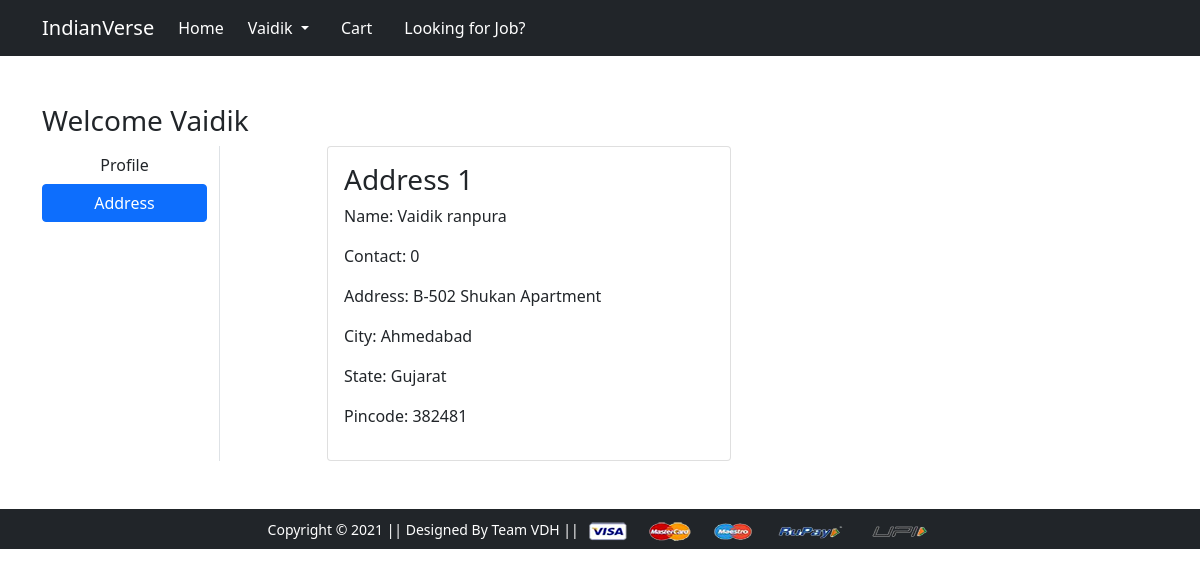
Screenshot of /address/ (signed in) with the database file from the repository.
### app/models.py (models this page shows, shortened)
class Customer(models.Model):
    user = models.ForeignKey(User, on_delete=models.CASCADE)
    name=models.CharField(max_length=50)
    email=models.EmailField()
    city=models.CharField(max_length=50)
    zipcode=models.IntegerField()
    contact=models.IntegerField(default=0)
    state=models.CharField(choices=STATE_CHOICES,max_length=50)
    address=models.CharField(default="",max_length=300)

### app/views.py (the view)
# urls.py: path('address/', views.address, name='address'),
def address(request):
 add = Customer.objects.filter(user=request.user)
 return render(request, 'app/address.html',{'add':add,'active':'btn-primary'})

### app/templates/app/address.html (shortened to what this page needs)
{% extends 'app/base.html' %}
{% load static %}
{% block main-content %}
<div class="container my-5">
 <div class="row">
 <h3>Welcome <span class="text-capitalize">{{request.user}}</span></h3>
  <div class="col-sm-2 border-end">
   <ul class="list-unstyled">
    <li class="d-grid"><a href="{% url 'profile' %}" class="btn">Profile</a></li>
    <li class="d-grid"><a href="{% url 'address' %}" class="btn {{active}}">Address</a></li>
   </ul>
  </div>
  <div class="col-sm-9 offset-sm-1">
   <div class="row">
    {% for a in add %}
    <div class="col-sm-6">
     <div class="card">
      <div class="card-body">
       <h3>Address {{forloop.counter}}</h3>
       <p>Name: {{a.name}}</p>
       <p>Contact: {{a.contact}}</p>
       <p>Address: {{a.address}}</p>
       <p>City: {{a.city}}</p>
       <p>State: {{a.state}}</p>
       <p>Pincode: {{a.zipcode}}</p>
      </div>
     </div>
    </div>
   {% endfor %}
      </div>
    </div>
 </div>
</div>
{% endblock main-content %}

### app/templates/app/base.html (shortened to what this page needs)
<!doctype html>
{% load static %}
<html lang="en">
  <head>
    <link href="https://cdn.jsdelivr.net/npm/bootstrap@5.0.0-beta1/dist/css/bootstrap.min.css" rel="stylesheet">
    <link rel="stylesheet" href="{% static 'app/css/owl.carousel.min.css' %}">
    <link rel="stylesheet" href="{% static 'app/css/all.min.css' %}">
    <link rel="stylesheet" href="{% static 'app/css/style.css' %}">
  </head>
  <body>
    <nav class="navbar navbar-expand-lg navbar-dark bg-dark">
     <div class="container">
       <a class="navbar-brand" href="/">IndianVerse</a>
       <div class="collapse navbar-collapse" id="navbarSupportedContent">
         <ul class="navbar-nav me-auto mb-2 mb-lg-0">
           <li class="nav-item">
             <a class="nav-link active" aria-current="page" href="/">Home</a>
           </li>
         <div>
          <ul class="navbar-nav me-auto mb-2 mb-lg-0">
          {% if request.user.is_authenticated %}
           <li class="nav-item dropdown mx-2">
              <a class="nav-link dropdown-toggle text-white" href="#" id="profileDropdown" role="button" data-bs-toggle="dropdown" aria-expanded="false">
                <span class="text-capitalize">{{request.user}}</span>
              </a>
            </li>
            <li class="nav-item mx-2">
             <a href="{% url 'show_cart' %}" class="nav-link text-white"> Cart </a>
            </li>
             <li class="nav-item mx-2">
              <a href="{% url 'job' %}" class="nav-link text-white"> Looking for Job? </a>
            </li>
            {% endif %}
          </ul>
         </div>
       </div>
     </div>
    </nav>
    {% block main-content %} {% endblock main-content %}
    <footer class="container-fluid bg-dark text-center p-2 mt-5">
        <small class="text-white">Copyright &copy; 2021 || Designed By Team VDH || </small>
        <img src="{% static 'app/images/payment.png' %}" alt="" srcset="" class="img-fluid" height="2px">
    </footer>
  </body>
</html>

### rows the page displays
Customer: name "Vaidik ranpura", contact "0", address "B-502 Shukan Apartment", city "Ahmedabad", state "Gujarat", zipcode "382481"

### other values shown
{{ request.user }} "Vaidik"
